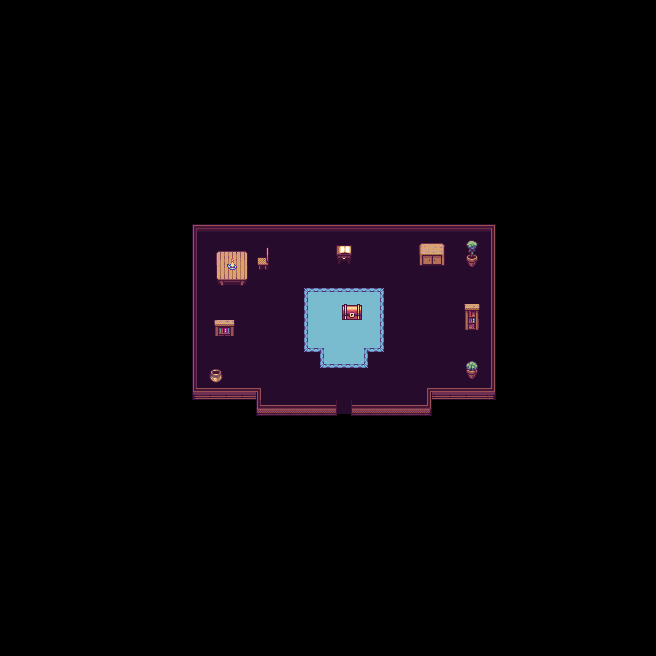

Rendered tile map (Tiled .tmx) drawn with the repository's tilesets; below, a short description and the map source with its tile grids summarised:
An orthogonal 41x41 tile map with 16x16 px tiles, 3 tile layers (Base, Objects-low, Objects-high).

<map version="1.5" tiledversion="1.5.0" orientation="orthogonal" renderorder="right-down" width="41" height="41" tilewidth="16" tileheight="16" infinite="0" nextlayerid="4" nextobjectid="1">
 <editorsettings>
  <export target="test_building.csv" format="csv" />
 </editorsettings>
 <tileset firstgid="1" source="../Raou_Interior_Tileset.tsx" />
 <layer id="1" name="Base" width="41" height="41">
  <data>[1681 cells, 220 non-empty, 26 distinct tile ids]</data>
 </layer>
 <layer id="2" name="Objects-low" width="41" height="41">
  <data>[1681 cells, 25 non-empty, 25 distinct tile ids]</data>
 </layer>
 <layer id="3" name="Objects-high" width="41" height="41">
  <data>[1681 cells, 5 non-empty, 5 distinct tile ids]</data>
 </layer>
</map>
